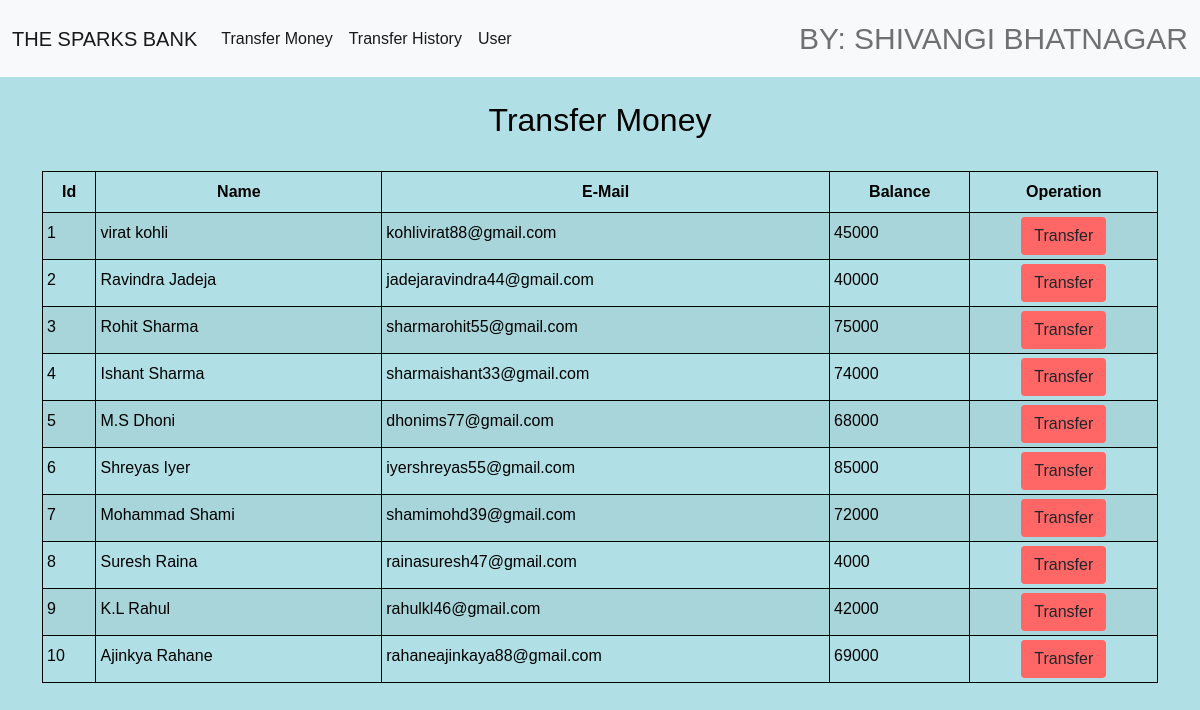
The page /moneytransfer.php on the database its author committed.
### tables this page shows
CREATE TABLE `users` (
  `id` int(3) NOT NULL,
  `name` varchar(20) NOT NULL,
  `email` varchar(30) NOT NULL,
  `balance` int(9) NOT NULL
);

### moneytransfer.php (the view, shortened to what this page needs)
<!DOCTYPE html>
<html lang="en">
<head>
    <link rel="stylesheet"  href="style.css">
    <link href="https://cdn.jsdelivr.net/npm/bootstrap@5.0.0-beta1/dist/css/bootstrap.min.css" rel="stylesheet">
</head>
<body>
<?php
    include 'config.php';
    $sql = "SELECT * FROM users";
    $result = mysqli_query($conn,$sql);
?>
<nav class="navbar navbar-expand-lg navbar-light bg-light">
  <div class="container-fluid">
    <a class="navbar-brand" href="#">THE SPARKS BANK</a>
    <div class="collapse navbar-collapse" id="navbarText">
      <ul class="navbar-nav me-auto mb-2 mb-lg-0">
      <li class="nav-item">
      <a class="nav-link active" aria-current="page" href="moneytransfer.php">Transfer Money</a>
        </li>
        <li class="nav-item">
        <a class="nav-link active" aria-current="page" href="transactionhistory.php">Transfer History</a>
        </li>
        <li class="nav-item">
        <a class="nav-link active" aria-current="page" href="userinfo.php">User</a>
        </li>
      </ul>
      <span class="navbar-text">
        BY: SHIVANGI BHATNAGAR
      </span>
    </div>
  </div>
</nav>
<div class="container">
<h2 class="text-center pt-4" style="color : black;">Transfer Money</h2>
        <br>
            <div class="row">
                <div class="col">
                    <div class="table-responsive-sm">
                    <table class="table table-hover table-sm table-striped table-condensed table-bordered" style="border-color:black;">
                        <thead style="color : black;">
                            <tr>
                            <th scope="col" class="text-center py-2">Id</th>
                            <th scope="col" class="text-center py-2">Name</th>
                            <th scope="col" class="text-center py-2">E-Mail</th>
                            <th scope="col" class="text-center py-2">Balance</th>
                            <th scope="col" class="text-center py-2">Operation</th>
                            </tr>
                        </thead>
                        <tbody>
                <?php
                    while($rows=mysqli_fetch_assoc($result)){
                ?>
                    <tr style="color : black;">
                        <td class="py-2"><?php echo $rows['id'] ?></td>
                        <td class="py-2"><?php echo $rows['name']?></td>
                        <td class="py-2"><?php echo $rows['email']?></td>
                        <td class="py-2"><?php echo $rows['balance']?></td>
                        <td style="text-align:center"><a href="userselect.php?id= <?php echo $rows['id'] ;?>"> <button type="button" class="btn" style="background-color : #ff6666;">Transfer</button></a></td>
                    </tr>
                <?php
                    }
                ?>
                    </tbody>
                    </table>
                    </div>
                </div>
            </div>
         </div>
</body>
</html>

### style.css (style rules this page uses)
* { padding: 0; margin: 0; box-sizing: border-box; font-family: sans-serif; }
.navbar-text { font-size: 30px; font-family: 'Franklin Gothic Medium', 'Arial Narrow', Arial, sans-serif; }
.navbar-brand { font-size: 50px; font-family: 'Franklin Gothic Medium', 'Arial Narrow', Arial, sans-serif; }

### moneytransfer.php (style rules this page uses)
body { background-color:powderblue; }

### rows shown on the page
users: id "1", name "virat kohli", email "kohlivirat88@gmail.com", balance "45000"
users: id "2", name "Ravindra Jadeja", email "jadejaravindra44@gmail.com", balance "40000"
users: id "3", name "Rohit Sharma", email "sharmarohit55@gmail.com", balance "75000"
users: id "4", name "Ishant Sharma", email "sharmaishant33@gmail.com", balance "74000"
users: id "5", name "M.S Dhoni", email "dhonims77@gmail.com", balance "68000"
users: id "6", name "Shreyas Iyer", email "iyershreyas55@gmail.com", balance "85000"
users: id "7", name "Mohammad Shami", email "shamimohd39@gmail.com", balance "72000"
users: id "8", name "Suresh Raina", email "rainasuresh47@gmail.com", balance "4000"
users: id "9", name "K.L Rahul", email "rahulkl46@gmail.com", balance "42000"
users: id "10", name "Ajinkya Rahane", email "rahaneajinkaya88@gmail.com", balance "69000"
